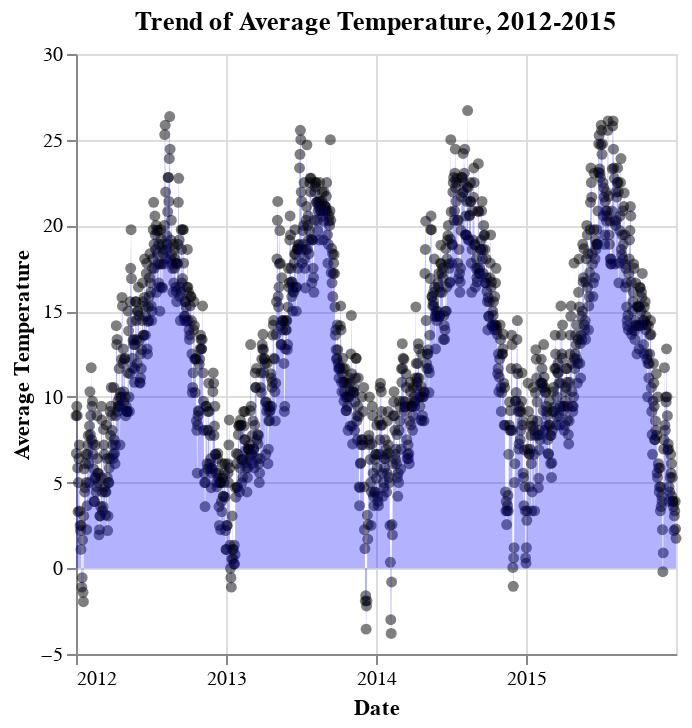

Source (notebook cell):
### Markdown cell above
##### Question 4 (10 points)

Create a compound figure with at least two types of marks. Show the trend of average temperature (the average of min and max temperature) in 4 years. Note, just use the `date` as X attribute, no need to aggragate for years and you will get a wide figure. Include necessary title and labels.

### Code cell
point = alt.Chart(weather).mark_circle(
    color="black", opacity=0.5
).transform_calculate(
    average_temp = '(datum.temp_min + datum.temp_max) / 2'
).encode(
    y = alt.Y("average_temp:Q", title="Average Temperature"),
    x = alt.X("date:T", title = "Date")
)
area = alt.Chart(weather).mark_area(
    color="blue", opacity=0.3, interpolate="monotone"
).transform_calculate(
    average_temp='(datum.temp_min + datum.temp_max) / 2'
).encode(
    alt.Y("average_temp:Q", title="Average Temperature"),
    alt.X("date:T", title="Date")
).properties(
    title="Trend of Average Temperature, 2012-2015"
)
point + area

### Figure 1 — Vega-Lite specification as saved in the notebook (floating-point values rounded to 4 significant figures; data arrays with more than 128 entries replaced by an {"elided": "..."} marker saying what was removed)
{"config": {"view": {"continuousWidth": 300, "continuousHeight": 300}}, "layer": [{"mark": {"type": "circle", "color": "black", "opacity": 0.5}, "encoding": {"x": {"field": "date", "title": "Date", "type": "temporal"}, "y": {"field": "average_temp", "title": "Average Temperature", "type": "quantitative"}}, "transform": [{"calculate": "(datum.temp_min + datum.temp_max) / 2", "as": "average_temp"}]}, {"mark": {"type": "area", "color": "blue", "interpolate": "monotone", "opacity": 0.3}, "encoding": {"x": {"field": "date", "title": "Date", "type": "temporal"}, "y": {"field": "average_temp", "title": "Average Temperature", "type": "quantitative"}}, "title": "Trend of Average Temperature, 2012-2015", "transform": [{"calculate": "(datum.temp_min + datum.temp_max) / 2", "as": "average_temp"}]}], "data": {"name": "data-830c39fec90146253fb06a06c26374ef"}, "$schema": "https://vega.github.io/schema/vega-lite/v5.8.0.json", "datasets": {"data-830c39fec90146253fb06a06c26374ef": {"elided": "1461 records"}}}
